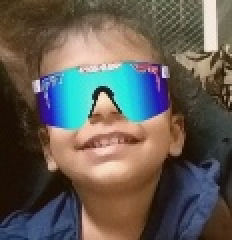
#> input picture Enna.jpg, 116 x 120 px (shown 2 times larger)
$ jupyter execute --allow-errors T2-swap.ipynb
#> lines starting #> are read from the running program, lines starting #| are printed output that depends on the picture; after the words box and inside, x2 and y2 are one past the last pixel; in counts of white or black regions, pixels touching at a corner belong together
[cell 1]
import cv2

[cell 2]
saumya = cv2.imread('Enna.jpg')
#> saumya is the input picture: shape (120, 116, 3); mean B, G, R 85, 92.7, 99.1

[cell 3]
saumya.shape
#> Out = (120, 116, 3)

[cell 4]
jack=cv2.imread('jack.jpg')
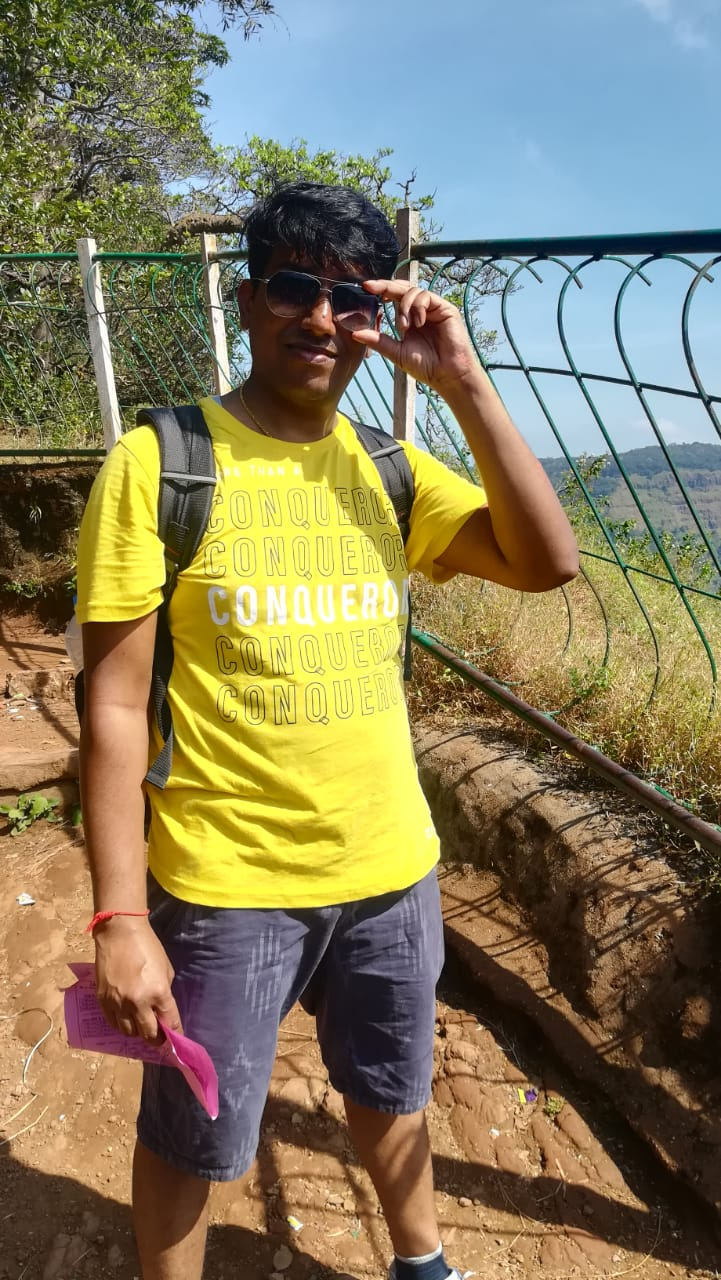
#> input picture Jack.jpg, 721 x 1280 px, found by its file name
#> jack is the input picture: shape (1280, 721, 3); mean B, G, R 94.5, 125.5, 134

#> (a cell that did not finish here is left out)

[cell 6]
cv2.imshow("Saumya" , saumya)
cv2.imshow("Jack" , jack)
cv2.waitKey()
cv2.destroyAllWindows()

#> (a cell that did not finish here is left out)

[cell 8]
######################========================================###########################

[cell 9]
import cv2
import numpy as np

[cell 10]
photo1=cv2.imread('Enna.jpg')
cv2.imshow("Photo1",photo1)
cv2.waitKey()
cv2.destroyAllWindows()

[cell 11]
photo1.shape
#> Out = (120, 116, 3)

[cell 12]
photo2=cv2.imread("jack.jpg")
cv2.imshow("Photo2",photo2)
cv2.waitKey()
cv2.destroyAllWindows()

[cell 13]
temp1=photo1[0:120,0:116]

[cell 14]
photo2[270:390,266:382]=temp1
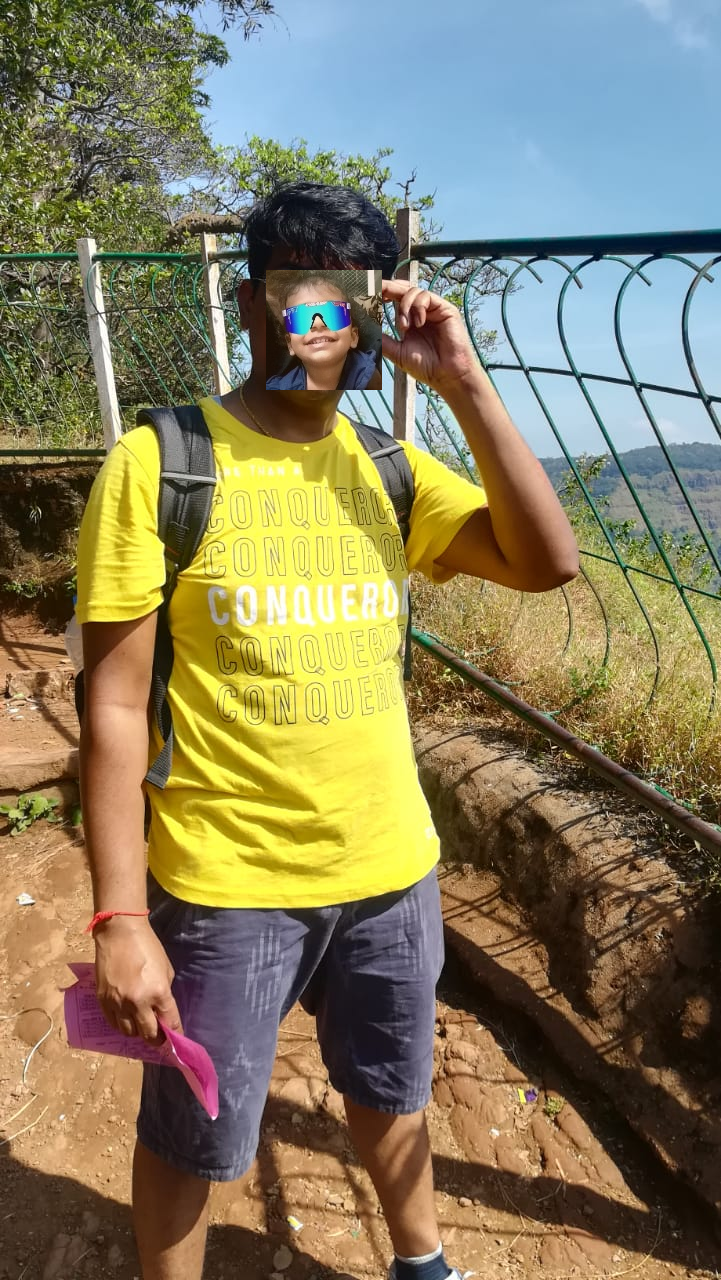
#> photo2: shape (1280, 721, 3); 1.51% of pixels changed, all inside (x1, y1, x2, y2) = (266, 270, 382, 390)
cv2.imshow("Swap",photo2)
cv2.waitKey(0)
cv2.destroyAllWindows()
